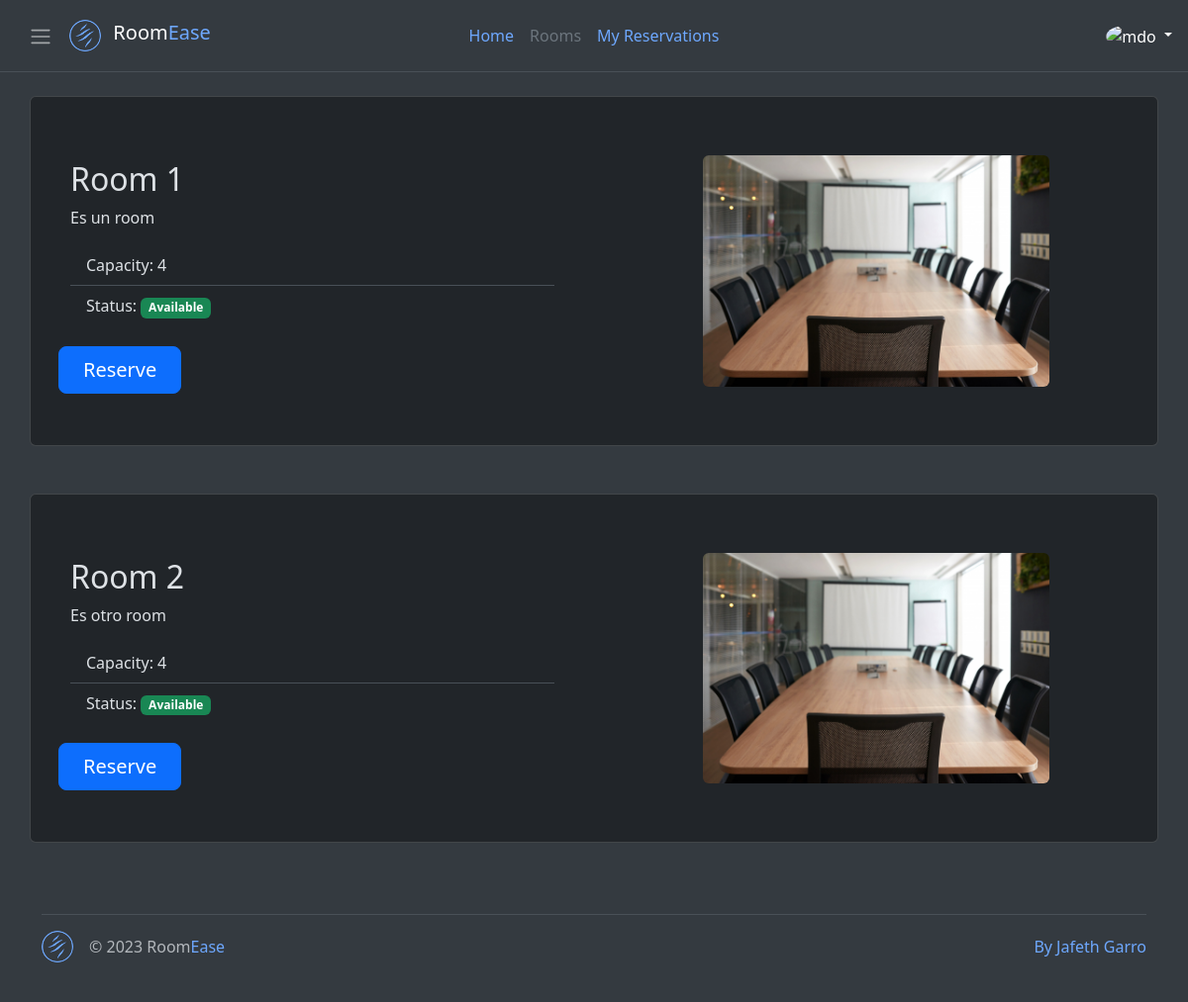
/rooms/, run on the app's committed database.
### roomreservation/models.py (models this page shows)
class Room(models.Model):
    room_id = models.CharField(max_length=10, unique=True, primary_key=True)
    room_name = models.CharField(max_length=20)
    room_capacity = models.IntegerField()
    room_description = models.TextField()
    room_status = models.BooleanField(default=True)
    room_pic = models.ImageField(upload_to='room_pics', null=True, blank=True, default='room_pics/default.jpg')
    active = models.BooleanField(default=True)

### roomreservation/views.py (the view)
# urls.py: path('rooms/', views.list_rooms, name='list_rooms'),
def list_rooms(request):
    rooms = Room.objects.all().filter(active=True)
    return render(request, 'roomreservation/rooms.html',
                {
                    'page' : 'rooms',
                    'rooms': rooms,
                })

### roomreservation/templates/roomreservation/rooms.html (shortened to what this page needs)
{% extends 'roomreservation/base.html' %}
{% load static %}
{% block content %}
    <div class="container">
        <div class="row">
            {% if rooms %}
                {% for room in rooms %}
                    <div class="container col-xxl-8 px-4 py-5 ">
                        <div class="row flex-lg-row-reverse align-items-center g-5 pb-5 bg-opacity-10 card ">
                            <div class="col-10 col-sm-8 col-lg-6">
                                <img src="/media/{{room.room_pic}}" class="d-block mx-lg-auto img-fluid rounded-2" alt="{{room.room_name}} picture" width="350" height="233" loading="lazy">
                            </div>
                            <div class="col-lg-6">
                                <div class="card-body">
                                    <h2 class="card-title">{{room.room_name}}</h2>
                                    <p class="card-text">{{room.room_description}}</p>
                                    <ul class="list-group list-group-flush">
                                        <li class="list-group-item">Capacity: {{room.room_capacity}}</li>
                                        <li class="list-group-item">Status: {% if room.room_status %}
                                            <span class="badge bg-success">Available</span>
                                            {% else %}
                                            <span class="badge bg-danger">Not Available</span>
                                        {% endif %}</li>
                                    </ul>
                                </div>
                                <div class="d-grid gap-0 d-md-flex justify-content-md-start">
                                <button type="button" class="btn btn-primary btn-lg px-4 me-md-2 m-1">Reserve</button>
                                </div>
                            </div>
                        </div>
                    </div>
                {% endfor %}
            {% endif %}
        </div>
    </div>
{% endblock content %}

### data on the page
Room: room_pic (placeholder picture), room_name "Room 1", room_description "Es un room", room_capacity "4", room_status "Available"
Room: room_pic (placeholder picture), room_name "Room 2", room_description "Es otro room", room_capacity "4", room_status "Available"
